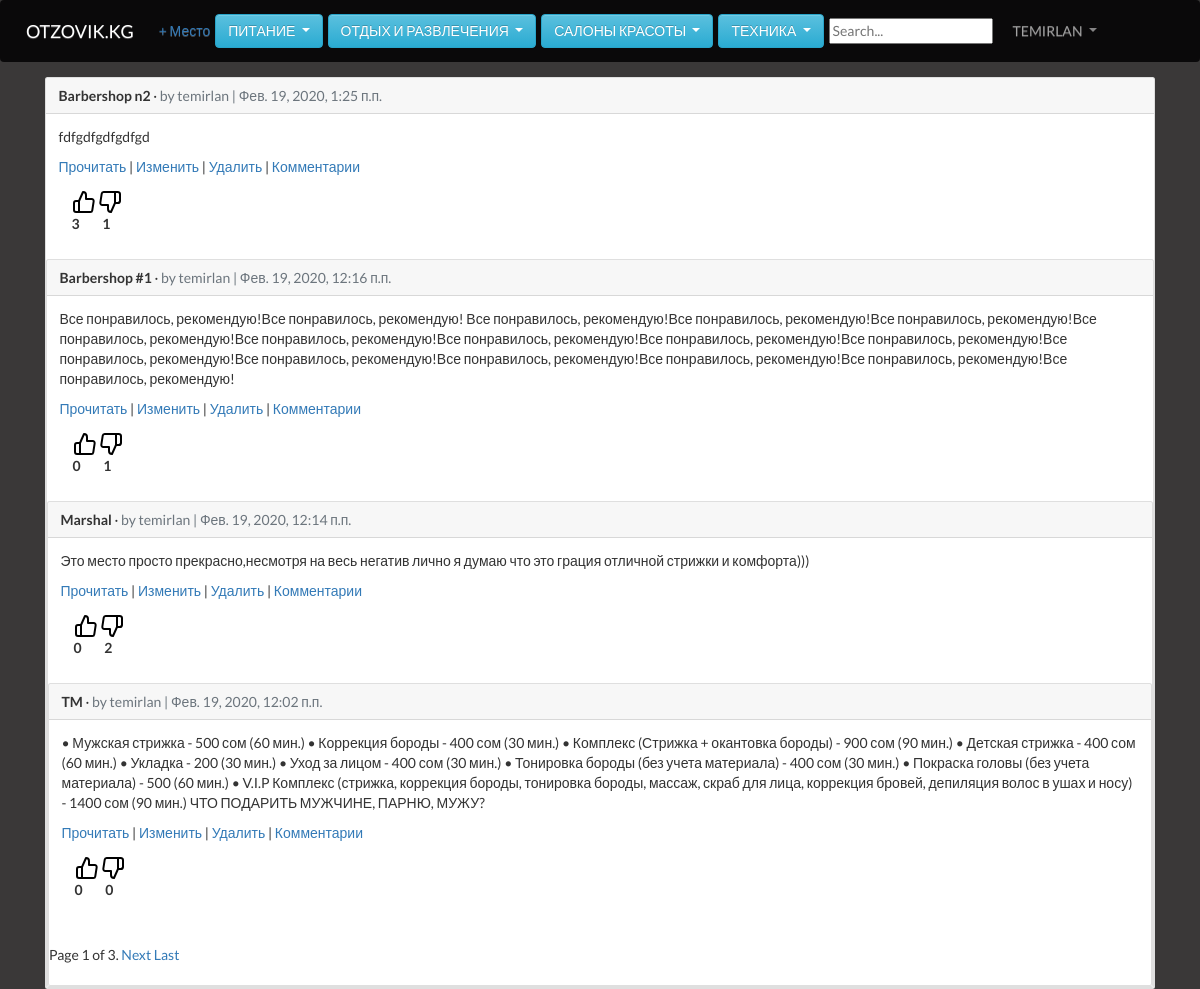
/articles/ (signed in), run on the app's committed database.
### users/models.py (models this page shows)
class CustomUser(AbstractUser):
    age = models.PositiveIntegerField(null=True, blank=True)

### articles/models.py (models this page shows)
class Article(models.Model):
    title = models.CharField(max_length=255)
    body = models.TextField()
    date = models.DateTimeField(auto_now_add=True)
    likes = models.IntegerField(verbose_name='Нравится', default=0)
    dislike = models.IntegerField(verbose_name='Не нравится', default=0)
    author = models.ForeignKey(
        get_user_model(),
        on_delete=models.CASCADE,
    )
    def __str__(self):
        return self.title
    def get_absolute_url(self):
        return reverse('article_detail', args=[str(self.id)])

### articles/views.py (the view)
# urls.py: path('', ArticleListView.as_view(), name='article_list'),
class ArticleListView(LoginRequiredMixin, ListView):
    model = Article
    template_name = 'article_list.html'
    login_url = 'login'
    def get_queryset(self):
        articles = Article.objects.all().order_by('-date')
        paginator = Paginator(articles, 4)
        page = self.request.GET.get('page', 1)
        try:
            articles = paginator.page(page)
        except PageNotAnInteger:
            articles = paginator.page(0)
        except EmptyPage:
            articles = paginator.page(paginator.num_pages)
            print(page.paginator.num_pages)
        return articles

### articles/models.py (called while the page is built)
    def __str__(self):
        return 'comment by {} on {}'.format(self.author, self.article)

### templates/article_list.html (shortened to what this page needs)
{% extends 'base.html' %}
{% block content %}
  {% for article in object_list %}
    <div class="card">
      <div class="card-header">
        <span class="font-weight-bold">{{ article.title }}</span> &middot;
        <span class="text-muted">by {{ article.author }} | {{ article.date }}</span>
      </div>
      <div class="card-body">
        <p>{{ article.body }}</p>
       <a href="{% url 'article_detail' article.pk %}">Прочитать</a> |
        <a href="{% url 'article_edit' article.pk %}">Изменить</a> |
        <a href="{% url 'article_delete' article.pk %}">Удалить</a> |
        <a href="{{article.get_absolute_url}}">Комментарии</a>
        <div class="like">
          <a href="{% url 'add_like' article.pk %}"><img src="../static/icons/2.svg" alt=""></a>
          <a href="{% url 'add_dislike' article.pk %}"><img src="../static/icons/1.svg" alt=""></a>
          <br>
          <span class="font-weight-bold">{{ article.likes }}</span>
          <span class="font-weight-bold" style="margin-left: 20px;">{{ article.dislike }}</span>
        </div>
      </div>
  {% endfor %}
{% include 'pagination.html' with page=object_list %}
{% endblock content %}

### templates/base.html (shortened to what this page needs)
{% load static %}
<!doctype html>
<html lang="en">
  <head>
    <link rel="stylesheet" href="https://stackpath.bootstrapcdn.com/bootstrap/4.1.3/css/bootstrap.min.css">
    <link rel="stylesheet" href="//maxcdn.bootstrapcdn.com/bootstrap/3.2.0/css/bootstrap.min.css">
    <link rel="stylesheet" href="//maxcdn.bootstrapcdn.com/bootstrap/3.2.0/css/bootstrap-theme.min.css">
    <link rel="stylesheet" href="{% static 'css/main.css' %}">
    <link rel="stylesheet" href="{% static 'css/home.css' %}">
    <link rel="stylesheet" href="{% static 'css/search.css' %}">
  </head>
  <body>
   <div class="page">
    <nav class="navbar navbar-expand-md navbar-dark mb-4" style="background-color: rgba(10, 9, 10, 0.975)">
      <a class="navbar-brand" href="{% url 'home' %}">OTZOVIK.KG</a>
      {% if user.is_authenticated %}
        <ul class="navbar-nav mr-auto">
          <li class="nav-item"><a href="{% url 'article_new' %}">+ Место</a></li>
        </ul>
      {% endif %}
      <div class="btn-group">
        <button type="button" class="btn btn-info ml-2 dropdown-toggle" data-toggle="dropdown" aria-haspopup="true" aria-expanded="false">
          Питание
        </button>
              </div>
              <div class="btn-group">
                <button type="button" class="btn btn-info ml-2 dropdown-toggle" data-toggle="dropdown" aria-haspopup="true" aria-expanded="false">
                  Отдых и развлечения
                </button>
                      </div>
                      <div class="btn-group">
                        <button type="button" class="btn btn-info ml-2 dropdown-toggle" data-toggle="dropdown" aria-haspopup="true" aria-expanded="false">
                         Салоны красоты
                        </button>
                              </div>
                              <div class="btn-group">
                                <button type="button" class="btn btn-info ml-2 dropdown-toggle" data-toggle="dropdown" aria-haspopup="true" aria-expanded="false">
                                 Техника
                                </button>
                                      </div>
                                      <div>
                                        <form action="{% url 'search_results' %}"class='ml-2' method="get">
                                          <input name="q" type="text" placeholder="Search...">
                                        </form>
                                      </div>
      <div class="collapse navbar-collapse" id="navbarCollapse">
        {% if user.is_authenticated %}
          <ul class="navbar-nav ml-auto">
            <li class="nav-item">
              <a class="nav-link dropdown-toggle" href="#" id="userMenu" data-toggle="dropdown" aria-haspopup="true" aria-expanded="false">
                {{ user.username }}
              </a>
            </li>
          </ul>
        {% endif %}
      </div>
    </nav>
    <div class="container">
      {% block content %}
      {% endblock content %}
    </div>
    </div>
    </body>
    </html>

### templates/pagination.html (shortened to what this page needs)
<div class='pagination'>
    <span class='step-links'>
    <span class='current'>
        Page {{ page.number }} of {{ page.paginator.num_pages }}.
    </span>
    {% if page.has_next %}
        <a href='?page={{ page.next_page_number }}'>Next</a>
        <a href='?page={{ page.paginator.num_pages }}'>Last</a>
    {% endif %}
    </span>
</div>

### static/css/main.css (style rules this page uses)
body { font-family: 'Lato', sans-serif; background: rgb(58, 56, 56); }
.container { height: 100vh; }
.dropdown-toggle { font-weight: 500; text-transform: uppercase; }
.navbar { background: purple; }
.page { background: #1f2224; }
.like { margin: 13px 13px; }

### static/css/home.css (style rules this page uses)
.page { background: rgb(58, 56, 56); }

### data on the page
CustomUser: username "TEMIRLAN"
Article: title "Barbershop n2", author "temirlan", date "Фев. 19, 2020, 1:25 п.п.", body "fdfgdfgdfgdfgd", likes "3", dislike "1"
Article: title "Barbershop #1", author "temirlan", date "Фев. 19, 2020, 12:16 п.п.", body "Все понравилось, рекомендую!Все понравилось, рекомендую! Все понравилось, рекомендую!Все понравилось, рекомендую!Все понравилось, рекомендую!Все понравилось, рекомендую!Все понравилось, рекомендую!Все понравилось, рекомендую!Все понравилось, рекомендую!Все понравилось, рекомендую!Все понравилось, рекомендую!Все понравилось, рекомендую!Все понравилось, рекомендую!Все понравилось, рекомендую!Все понравилось, рекомендую!Все понравилось, рекомендую!", likes "0", dislike "1"
Article: title "Marshal", author "temirlan", date "Фев. 19, 2020, 12:14 п.п.", body "Это место просто прекрасно,несмотря на весь негатив лично я думаю что это грация отличной стрижки и комфорта)))", likes "0", dislike "2"
Article: title "TM", author "temirlan", date "Фев. 19, 2020, 12:02 п.п.", body "• Мужская стрижка - 500 сом (60 мин.) • Коррекция бороды - 400 сом (30 мин.) • Комплекс (Стрижка + окантовка бороды) - 900 сом (90 мин.) • Детская стрижка - 400 сом (60 мин.) • Укладка - 200 (30 мин.) • Уход за лицом - 400 сом (30 мин.) • Тонировка бороды (без учета материала) - 400 сом (30 мин.) • Покраска головы (без учета материала) - 500 (60 мин.) • V.I.P Комплекс (стрижка, коррекция бороды, тонировка бороды, массаж, скраб для лица, коррекция бровей, депиляция волос в ушах и носу) - 1400 сом (90 мин.) ЧТО ПОДАРИТЬ МУЖЧИНЕ, ПАРНЮ, МУЖУ?", likes "0", dislike "0"

### other printed values
{{ page.number }} "1"
{{ page.paginator.num_pages }} "3"
